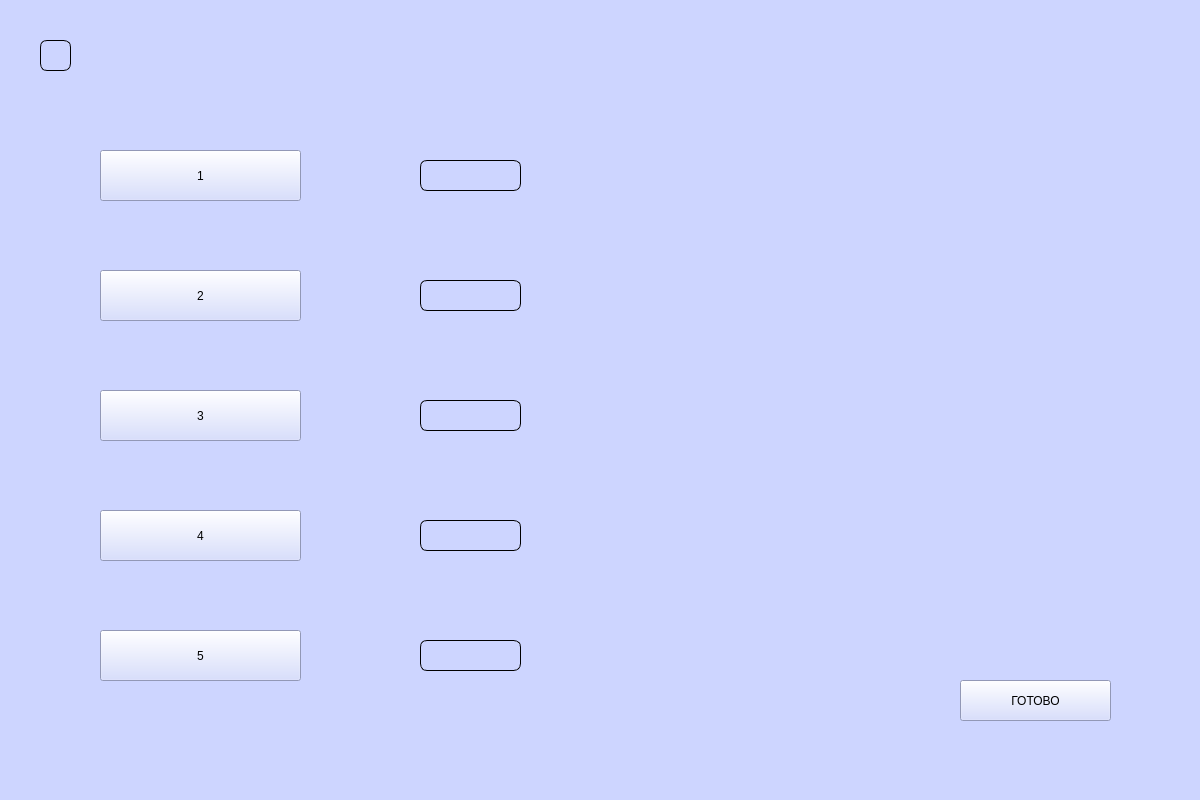
<?xml version="1.0" encoding="UTF-8"?>
<ui version="4.0">
 <class>Group_GameWindow_RUN</class>
 <widget class="QMainWindow" name="Group_GameWindow_RUN">
  <property name="geometry">
   <rect>
    <x>0</x>
    <y>0</y>
    <width>1200</width>
    <height>800</height>
   </rect>
  </property>
  <property name="windowTitle">
   <string>MainWindow</string>
  </property>
  <property name="styleSheet">
   <string notr="true">background-color: rgb(205, 213, 255);
</string>
  </property>
  <widget class="QWidget" name="centralwidget">
   <widget class="QPushButton" name="pushbutton_menu">
    <property name="geometry">
     <rect>
      <x>40</x>
      <y>40</y>
      <width>31</width>
      <height>31</height>
     </rect>
    </property>
    <property name="styleSheet">
     <string notr="true">border-style: outset; 
border-width: 1px; 
border-radius: 7px; 
border-color: black; 
padding: 4px; </string>
    </property>
    <property name="text">
     <string/>
    </property>
   </widget>
   <widget class="QPushButton" name="pushButton_1">
    <property name="geometry">
     <rect>
      <x>100</x>
      <y>150</y>
      <width>201</width>
      <height>51</height>
     </rect>
    </property>
    <property name="styleSheet">
     <string notr="true">border-style: outset; 
background-color: rgb(53, 117, 173);
border-width: 1px; 
border-radius: 7px; 
border-color: black; 
padding: 4px;
font: 87 10pt 'Segoe UI Black'; \n </string>
    </property>
    <property name="text">
     <string>1</string>
    </property>
   </widget>
   <widget class="QPushButton" name="pushButton_4">
    <property name="geometry">
     <rect>
      <x>100</x>
      <y>510</y>
      <width>201</width>
      <height>51</height>
     </rect>
    </property>
    <property name="styleSheet">
     <string notr="true">border-style: outset; 
background-color: rgb(53, 117, 173);
border-width: 1px; 
border-radius: 7px; 
border-color: black; 
padding: 4px; 
font: 87 10pt 'Segoe UI Black'; \n</string>
    </property>
    <property name="text">
     <string>4</string>
    </property>
   </widget>
   <widget class="QPushButton" name="pushButton_5">
    <property name="geometry">
     <rect>
      <x>100</x>
      <y>630</y>
      <width>201</width>
      <height>51</height>
     </rect>
    </property>
    <property name="styleSheet">
     <string notr="true">border-style: outset; 
background-color: rgb(53, 117, 173);
border-width: 1px; 
border-radius: 7px; 
border-color: black; 
padding: 4px; 
font: 87 10pt 'Segoe UI Black'; \n</string>
    </property>
    <property name="text">
     <string>5</string>
    </property>
   </widget>
   <widget class="QPushButton" name="pushButton_3">
    <property name="geometry">
     <rect>
      <x>100</x>
      <y>390</y>
      <width>201</width>
      <height>51</height>
     </rect>
    </property>
    <property name="styleSheet">
     <string notr="true">border-style: outset; 
background-color: rgb(53, 117, 173);
border-width: 1px; 
border-radius: 7px; 
border-color: black; 
padding: 4px; 
font: 87 10pt 'Segoe UI Black'; \n
</string>
    </property>
    <property name="text">
     <string>3</string>
    </property>
   </widget>
   <widget class="QPushButton" name="pushButton_2">
    <property name="geometry">
     <rect>
      <x>100</x>
      <y>270</y>
      <width>201</width>
      <height>51</height>
     </rect>
    </property>
    <property name="styleSheet">
     <string notr="true">border-style: outset; 
background-color: rgb(53, 117, 173);
border-width: 1px; 
border-radius: 7px; 
border-color: black; 
padding: 4px; 
font: 87 10pt 'Segoe UI Black'; \n

</string>
    </property>
    <property name="text">
     <string>2</string>
    </property>
   </widget>
   <widget class="QFrame" name="frame">
    <property name="geometry">
     <rect>
      <x>420</x>
      <y>160</y>
      <width>101</width>
      <height>31</height>
     </rect>
    </property>
    <property name="styleSheet">
     <string notr="true">border-style: outset;
border-width: 1px; 
border-radius: 7px; 
border-color: black; </string>
    </property>
    <property name="frameShape">
     <enum>QFrame::StyledPanel</enum>
    </property>
    <property name="frameShadow">
     <enum>QFrame::Raised</enum>
    </property>
   </widget>
   <widget class="QFrame" name="frame_2">
    <property name="geometry">
     <rect>
      <x>420</x>
      <y>280</y>
      <width>101</width>
      <height>31</height>
     </rect>
    </property>
    <property name="styleSheet">
     <string notr="true">border-style: outset;
border-width: 1px; 
border-radius: 7px; 
border-color: black; </string>
    </property>
    <property name="frameShape">
     <enum>QFrame::StyledPanel</enum>
    </property>
    <property name="frameShadow">
     <enum>QFrame::Raised</enum>
    </property>
   </widget>
   <widget class="QFrame" name="frame_3">
    <property name="geometry">
     <rect>
      <x>420</x>
      <y>400</y>
      <width>101</width>
      <height>31</height>
     </rect>
    </property>
    <property name="styleSheet">
     <string notr="true">border-style: outset;
border-width: 1px; 
border-radius: 7px; 
border-color: black; </string>
    </property>
    <property name="frameShape">
     <enum>QFrame::StyledPanel</enum>
    </property>
    <property name="frameShadow">
     <enum>QFrame::Raised</enum>
    </property>
   </widget>
   <widget class="QFrame" name="frame_4">
    <property name="geometry">
     <rect>
      <x>420</x>
      <y>520</y>
      <width>101</width>
      <height>31</height>
     </rect>
    </property>
    <property name="styleSheet">
     <string notr="true">border-style: outset;
border-width: 1px; 
border-radius: 7px; 
border-color: black; </string>
    </property>
    <property name="frameShape">
     <enum>QFrame::StyledPanel</enum>
    </property>
    <property name="frameShadow">
     <enum>QFrame::Raised</enum>
    </property>
   </widget>
   <widget class="QFrame" name="frame_5">
    <property name="geometry">
     <rect>
      <x>420</x>
      <y>640</y>
      <width>101</width>
      <height>31</height>
     </rect>
    </property>
    <property name="styleSheet">
     <string notr="true">border-style: outset;
border-width: 1px; 
border-radius: 7px; 
border-color: black; </string>
    </property>
    <property name="frameShape">
     <enum>QFrame::StyledPanel</enum>
    </property>
    <property name="frameShadow">
     <enum>QFrame::Raised</enum>
    </property>
   </widget>
   <widget class="QPushButton" name="pushButton">
    <property name="geometry">
     <rect>
      <x>960</x>
      <y>680</y>
      <width>151</width>
      <height>41</height>
     </rect>
    </property>
    <property name="styleSheet">
     <string notr="true">border-style: outset; 
background-color: rgb(170, 78, 99);
border-width: 1px; 
border-radius: 7px; 
border-color: black; 
padding: 4px; 
font: 87 10pt 'Segoe UI Black'; \n</string>
    </property>
    <property name="text">
     <string>ГОТОВО</string>
    </property>
   </widget>
   <widget class="QLabel" name="label">
    <property name="geometry">
     <rect>
      <x>100</x>
      <y>40</y>
      <width>661</width>
      <height>31</height>
     </rect>
    </property>
    <property name="styleSheet">
     <string notr="true">font: 87 10pt 'Segoe UI Black';</string>
    </property>
    <property name="text">
     <string/>
    </property>
   </widget>
  </widget>
  <widget class="QMenuBar" name="menubar">
   <property name="geometry">
    <rect>
     <x>0</x>
     <y>0</y>
     <width>1200</width>
     <height>18</height>
    </rect>
   </property>
  </widget>
  <widget class="QStatusBar" name="statusbar"/>
 </widget>
 <resources/>
 <connections/>
</ui>
